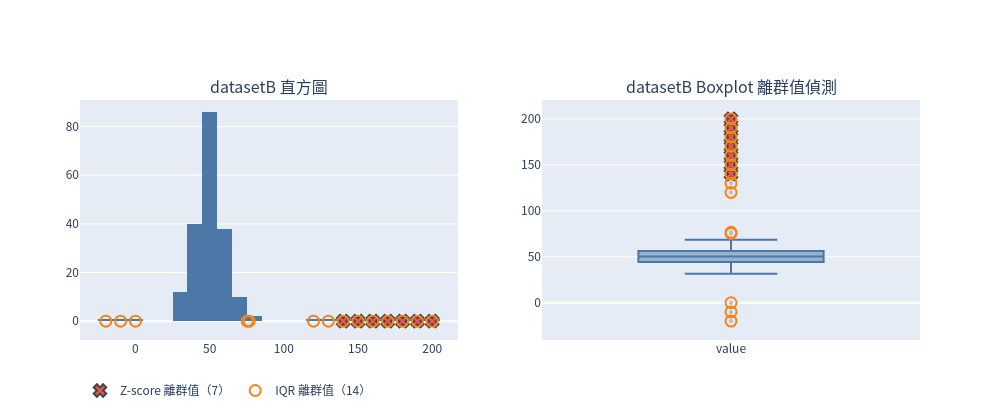

The code cell stored with this chart in its notebook:
### Markdown cell above
## datasetB

### Code cell
analyze("B")

### Figure 1 — Plotly figure (JSON) as saved in the notebook; plotly's stock layout.template omitted (floating-point values rounded to 4 significant figures; data arrays with more than 128 entries replaced by an {"elided": "..."} marker saying what was removed)
{"data": [{"marker": {"color": "#4C78A8"}, "name": "資料", "nbinsx": 30, "showlegend": false, "type": "histogram", "x": {"elided": "200 float values"}, "xaxis": "x", "yaxis": "y"}, {"boxpoints": "outliers", "line": {"color": "#4C78A8"}, "marker": {"color": "#BBBBBB", "size": 4}, "name": "value", "showlegend": false, "type": "box", "xaxis": "x2", "y": {"elided": "200 float values"}, "yaxis": "y2"}, {"legendgroup": "Z-score 離群值（7）", "marker": {"color": "#E45756", "line": {"width": 2}, "size": 11, "symbol": "x"}, "mode": "markers", "name": "Z-score 離群值（7）", "type": "scatter", "x": [140.0, 150.0, 160.0, 170.0, 180.0, 190.0, 200.0], "xaxis": "x", "y": [0, 0, 0, 0, 0, 0, 0], "yaxis": "y"}, {"legendgroup": "Z-score 離群值（7）", "marker": {"color": "#E45756", "line": {"width": 2}, "size": 11, "symbol": "x"}, "mode": "markers", "name": "Z-score 離群值（7）", "showlegend": false, "type": "scatter", "x": ["value", "value", "value", "value", "value", "value", "value"], "xaxis": "x2", "y": [140.0, 150.0, 160.0, 170.0, 180.0, 190.0, 200.0], "yaxis": "y2"}, {"legendgroup": "IQR 離群值（14）", "marker": {"color": "#F58518", "line": {"width": 2}, "size": 11, "symbol": "circle-open"}, "mode": "markers", "name": "IQR 離群值（14）", "type": "scatter", "x": [75.32, 76.64, -20.0, -10.0, 0.0, 120.0, 130.0, 140.0, 150.0, 160.0, 170.0, 180.0, 190.0, 200.0], "xaxis": "x", "y": [0, 0, 0, 0, 0, 0, 0, 0, 0, 0, 0, 0, 0, 0], "yaxis": "y"}, {"legendgroup": "IQR 離群值（14）", "marker": {"color": "#F58518", "line": {"width": 2}, "size": 11, "symbol": "circle-open"}, "mode": "markers", "name": "IQR 離群值（14）", "showlegend": false, "type": "scatter", "x": ["value", "value", "value", "value", "value", "value", "value", "value", "value", "value", "value", "value", "value", "value"], "xaxis": "x2", "y": [75.32, 76.64, -20.0, -10.0, 0.0, 120.0, 130.0, 140.0, 150.0, 160.0, 170.0, 180.0, 190.0, 200.0], "yaxis": "y2"}], "layout": {"annotations": [{"font": {"size": 16}, "showarrow": false, "text": "datasetB 直方圖", "x": 0.225, "xanchor": "center", "xref": "paper", "y": 1.0, "yanchor": "bottom", "yref": "paper"}, {"font": {"size": 16}, "showarrow": false, "text": "datasetB Boxplot 離群值偵測", "x": 0.775, "xanchor": "center", "xref": "paper", "y": 1.0, "yanchor": "bottom", "yref": "paper"}], "font": {"family": "Noto Sans CJK TC, Noto Sans CJK JP, sans-serif"}, "height": 420, "legend": {"orientation": "h", "y": -0.15}, "width": 1000, "xaxis": {"anchor": "y", "domain": [0.0, 0.45]}, "xaxis2": {"anchor": "y2", "domain": [0.55, 1.0]}, "yaxis": {"anchor": "x", "domain": [0.0, 1.0]}, "yaxis2": {"anchor": "x2", "domain": [0.0, 1.0]}}}
